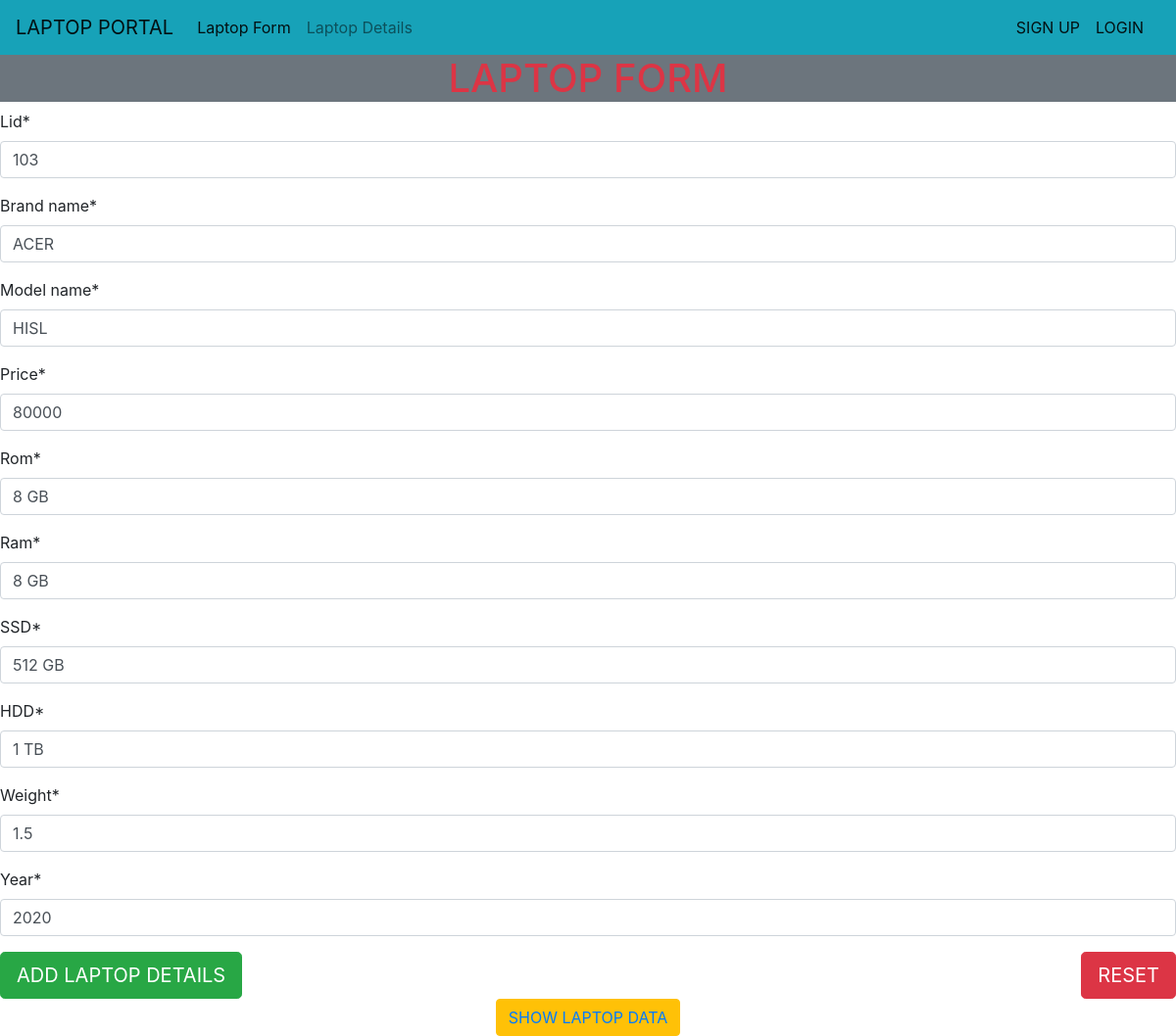
Screenshot of /ca/up/3/ with the database file from the repository.
### CRUDAPP/models.py (models this page shows, shortened)
class Laptop(models.Model):
    lid = models.IntegerField()
    brand_name = models.CharField(max_length=40)
    model_name = models.CharField(max_length=40)
    price = models.IntegerField()
    rom = models.CharField(max_length=40)
    ram = models.CharField(max_length=40)
    SSD = models.CharField(max_length=40)
    HDD = models.CharField(max_length=40)
    Weight = models.FloatField()
    year = models.IntegerField()

### CRUDAPP/views.py (the view)
# urls.py: path('up/<int:id>/', views.updateLaptopView, name='updatelaptop_url'),
def updateLaptopView(request, id):
    obj = Laptop.objects.get(id=id)
    form = LaptopForm(instance=obj)
    template_name = 'CRUDAPP/laptopform.html'
    context = {'form': form}
    if request.method == 'POST':
        form = LaptopForm(request.POST, instance=obj)
        if form.is_valid():
            form.save()
        return redirect('showlaptop_url')
    return render(request, template_name, context)

### CRUDAPP/forms.py
class LaptopForm(forms.ModelForm):
    class Meta:
        model = Laptop
        fields = '__all__'
        lables = {
            'lid': 'LAPTOP ID',
            'brand_name': 'BRAND NAME',
            'model_name': 'MODEL NAME',
            'price': 'PRICE',
            'rom':  'ROM',
            'ram': 'RAM',
            'SSD': 'SSD',
            'HDD': 'HDD',
            'Weight': 'WEIGHT',
            'year': 'YEAR'
        }

### templates/CRUDAPP/laptopform.html (shortened to what this page needs)
{% extends 'base.html' %}
    {%  block content %}
    {% load crispy_forms_tags %}
    <div class="container-fluid bg-secondary">
        <h1 class="text-danger" align="center">LAPTOP FORM</h1>
    </div>
    <div>
        <form method="post">
            {{form|crispy}}
            <input type="submit" value="ADD LAPTOP DETAILS" class="btn btn-success btn-lg">
            <input type="submit" value="RESET" class="btn btn-danger btn-lg float-right">
        </form>
        <div class="text-center">
            <button class="btn btn-warning"><a href="{% url 'showlaptop_url' %}">SHOW LAPTOP DATA</a></button>
        </div>
    </div>
    {% endblock %}

### rows the page displays
Laptop: lid "103", brand_name "ACER", model_name "HISL", price "80000", rom "8 GB", ram "8 GB", SSD "512 GB", HDD "1 TB", Weight "1.5", year "2020"
